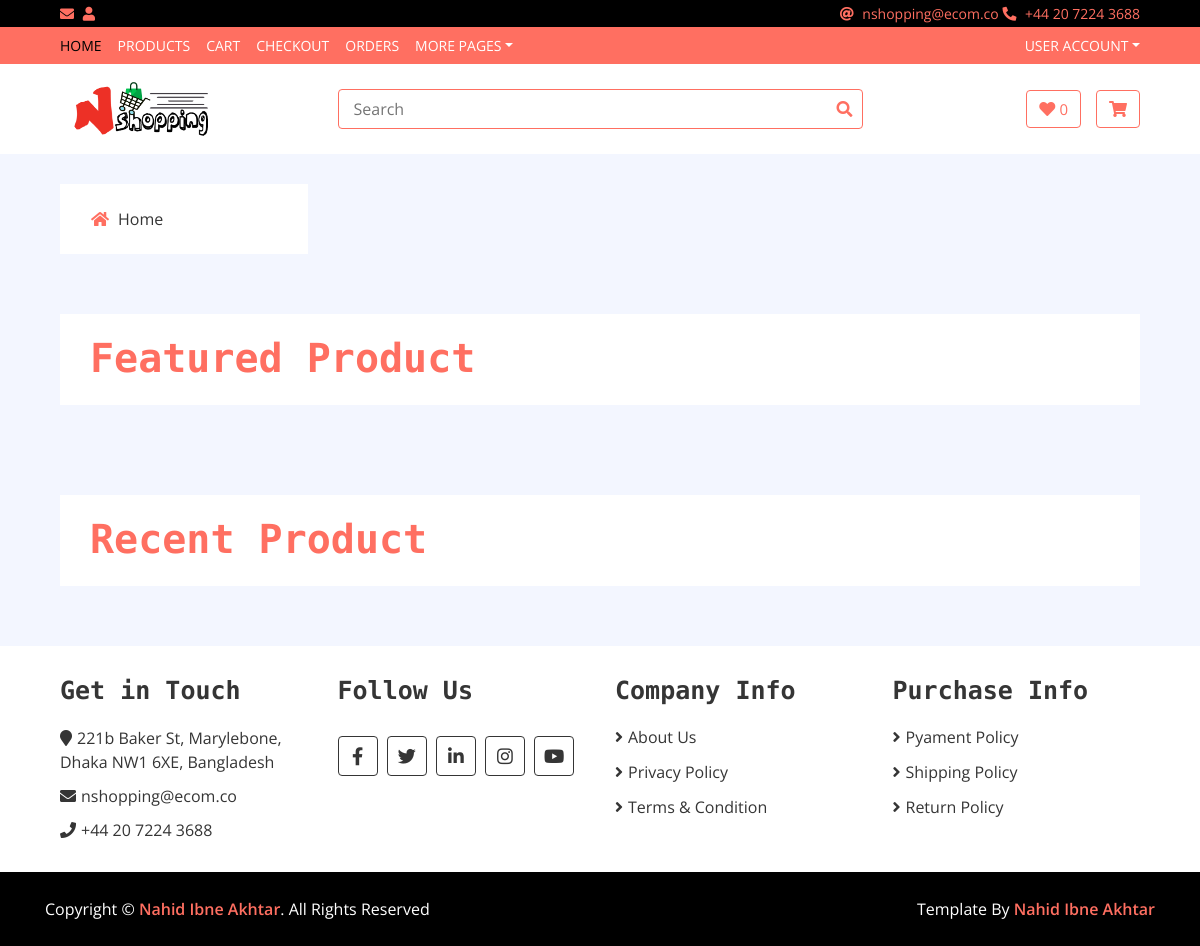
/s/, run on the app's committed database.
### companyinfo/models.py (models this page shows, shortened)
class companyContactInformation(models.Model):
    phone = models.CharField(max_length=20, default='0120000000000')
    email = models.EmailField(max_length=400)
    address = models.TextField(max_length=1000)

class sociallinks(models.Model):
    name = models.CharField(max_length=100)
    link = models.CharField(max_length=600)
    icon = models.CharField(max_length=50)

class copyright(models.Model):
    name = models.CharField(max_length=200)
    link = models.CharField(max_length=600, default='xyz')

### MStore/views/search.py (the view)
# urls.py: path('s/', search.Search.as_view() , name="search"),
class Search(View):
    def get(self, request):
        try:
            q = request.GET.get('q')
        except:
            q = None
        if q:
            products = ProductModel.objects.filter(name__icontains=q)
            context = {'query': q, 'products': products}
            template = 'results.html'
        else:
            template = 'index.html'
            context = {}
        return render(request, template, context)

### MStore/views/context_processor.py (called while the page is built)
def context_processor(request):
    social = sociallinks.objects.all()
    address =  companyContactInformation.objects.first()
    copyrght = copyright.objects.first()
    contextview = {
        'social': social,
        'address': address,
        'copyrght': copyrght,
    }
    return contextview

### marketing/models.py (called while the page is built)
    def active(self):
        return self.filter(active=True)

    def featured(self):
        return self.filter(featured=True)\
        .filter(start_date__lt = timezone.now())\
        .filter(end_date__gte = timezone.now())

    def get_queryset(self):
        return MarketingMessageQuerySet(self.model, using=self._db)

    def get_featured_item(self):
        try:
            return self.get_queryset().active().featured().order_by("start_date")[0]
        except:
            return None

### MStore/templates/index.html (shortened to what this page needs)
{% extends 'base.html' %}
{% load static %}
{% block content%}
<div class="header">
    <div class="container-fluid">
        <div class="row">
            <div class="col-md-3">
                <nav class="navbar bg-light">
                    <ul class="navbar-nav">
                        <li class="nav-item">
                            <a class="nav-link" href="/"><i class="fa fa-home"></i>Home</a>
                        </li>
                    </ul>
                </nav>
            </div>
        </div>
    </div>
</div>
        <div class="featured-product product">
            <div class="container-fluid">
                <div class="section-header">
                    <h1>Featured Product</h1>
                </div>
            </div>
        </div>
        <div class="featured-product product">
            <div class="container-fluid">
                <div class="section-header">
                    <h1>Recent Product</h1>
                </div>
            </div>
        </div>
{% endblock %}

### MStore/templates/base.html (shortened to what this page needs)
<!DOCTYPE html>
{% load static %}
<html lang="en">
<head>
    <link href="https://stackpath.bootstrapcdn.com/bootstrap/4.4.1/css/bootstrap.min.css" rel="stylesheet">
    <link href="https://cdnjs.cloudflare.com/ajax/libs/font-awesome/5.10.0/css/all.min.css" rel="stylesheet">
    <link href="{% static 'lib/slick/slick.css' %}" rel="stylesheet">
    <link href="{% static 'lib/slick/slick-theme.css' %}" rel="stylesheet">
    <link href="{% static 'css/style.css' %}" rel="stylesheet">
</head>
<body>
<div class="top-bar">
    <div class="container-fluid">
        <div class="row">
            <div class="col-sm-6">
                <i class="fa fa-envelope"></i>
                {% if request.session.fname %}
                Welcome {{ request.session.fname }}
                {% else %}
                <i class="fas fa-user"></i>
                {% endif %}
            </div>
            <div class="col-sm-6">
                {% if address %}
                <i class="fas fa-at"></i>
                {{ address.email }}
                <i class="fa fa-phone-alt"></i>
                {{ address.phone }}
                {% else %}
                <i class="fa fa-phone-alt"></i>
                +0999-999-999
                {% endif %}
            </div>
        </div>
    </div>
</div>
<div class="nav">
    <div class="container-fluid">
        <nav class="navbar navbar-expand-md bg-dark navbar-dark">
            <div class="collapse navbar-collapse justify-content-between" id="navbarCollapse">
                <div class="navbar-nav mr-auto">
                    <a href="/" class="nav-item nav-link active">Home</a>
                    <a href="/products" class="nav-item nav-link">Products</a>
                    <a href="/basket" class="nav-item nav-link">Cart</a>
                    <a href="/checkout" class="nav-item nav-link">Checkout</a>
                    <a href="/orders" class="nav-item nav-link">Orders</a>
                    <div class="nav-item dropdown">
                        <a href="#" class="nav-link dropdown-toggle" data-toggle="dropdown">More Pages</a>
                    </div>
                </div>
                <div class="navbar-nav ml-auto">
                    <div class="nav-item dropdown">
                        <a href="#" class="nav-link dropdown-toggle" data-toggle="dropdown">User Account</a>
                    </div>
                </div>
            </div>
        </nav>
    </div>
</div>
<div class="bottom-bar">
    <div class="container-fluid">
        <div class="row align-items-center">
            <div class="col-md-3">
                <div class="logo">
                    <a href="/">
                        <img src="{% static 'img/nshopping.png' %}" alt="Logo">
                    </a>
                </div>
            </div>
            <div class="col-md-6">
                <div class="search">
                    <form action="/s/">
                        <input type="text" placeholder="Search" aria-label="Search" name="q">
                        <button type="submit"><i class="fa fa-search"></i></button>
                    </form>
                </div>
            </div>
            <div class="col-md-3">
                <div class="user">
                    <a href="wishlist.html" class="btn wishlist">
                        <i class="fa fa-heart"></i>
                        <span>0</span>
                    </a>
                    <a href="/basket" class="btn cart">
                        <i class="fa fa-shopping-cart"></i>
                    </a>
                </div>
            </div>
        </div>
    </div>
</div>
{% block content%}
{% endblock%}
<div class="footer">
    <div class="container-fluid">
        <div class="row">
            <div class="col-lg-3 col-md-6">
                <div class="footer-widget">
                    <h2>Get in Touch</h2>
                    {% if address %}
                    <div class="contact-info">
                        <p><i class="fa fa-map-marker"></i>{{ address.address }}</p>
                        <p><i class="fa fa-envelope"></i>{{ address.email }}</p>
                        <p><i class="fa fa-phone"></i>{{ address.phone }}</p>
                    </div>
                    {% else %}
                    <div class="contact-info">
                        <p><i class="fa fa-map-marker"></i>123 E Store, Los Angeles, USA</p>
                        <p><i class="fa fa-envelope"></i>email@example.com</p>
                        <p><i class="fa fa-phone"></i>+123-456-7890</p>
                    </div>
                    {% endif %}
                </div>
            </div>
            <div class="col-lg-3 col-md-6">
                <div class="footer-widget">
                    <h2>Follow Us</h2>
                    <div class="contact-info">
                        {% if social %}
                        <div class="social">
                            {% for soc in social %}
                            <a href="{{ soc.link }}"><i class="fab {{ soc.icon }}"></i></a>
                            {% endfor %}
                        </div>
                        {% endif %}
                    </div>
                </div>
            </div>
            <div class="col-lg-3 col-md-6">
                <div class="footer-widget">
                    <h2>Company Info</h2>
                    <ul>
                        <li><a href="{% url 'aboutus' 'aboutus-tab' %}">About Us</a></li>
                        <li><a href="{% url 'aboutus' 'privacy-policy-tab' %}">Privacy Policy</a></li>
                        <li><a href="{% url 'aboutus' 'terms-conditions-tab' %}">Terms & Condition</a></li>
                    </ul>
                </div>
            </div>
            <div class="col-lg-3 col-md-6">
                <div class="footer-widget">
                    <h2>Purchase Info</h2>
                    <ul>
                        <li><a href="{% url 'aboutus' 'payment-policy-tab' %}">Pyament Policy</a></li>
                        <li><a href="{% url 'aboutus' 'shipping-policy-tab' %}">Shipping Policy</a></li>
                        <li><a href="{% url 'aboutus' 'return-policy-tab' %}">Return Policy</a></li>
                    </ul>
                </div>
            </div>
        </div>
        </div>
    </div>
<div class="footer-bottom">
    <div class="container">
        <div class="row">
            {% if copyrght %}
            <div class="col-md-6 copyright">
                <p>Copyright &copy; <a href="{{ copyrght.link }}">{{ copyrght.name }}</a>. All Rights Reserved</p>
            </div>
            {% endif %}
            {% if copyrght %}
            <div class="col-md-6 template-by">
                <p>Template By <a href="{{ copyrght.link }}">{{ copyrght.name }}</a></p>
            </div>
            {% endif %}
        </div>
    </div>
</div>
</body>
</html>

### static/css/style.css (style rules this page uses)
body { color: #353535; font-family: 'Open Sans', sans-serif; font-weight: 400; background: #f3f6ff; }
a { color: #FF6F61; }
h1 { font-family: 'Source Code Pro', monospace; font-weight: 900; }
h2 { font-family: 'Source Code Pro', monospace; font-weight: 700; }
@media (min-width: 992px) { .container-fluid { padding-right: 60px; padding-left: 60px; } }
.btn { color: #FF6F61; background: #ffffff; border: 1px solid #FF6F61; }
.top-bar { padding: 3px 0; font-size: 14px; color: #FF6F61; background: #000000; }
.top-bar i { margin-right: 5px; }
.top-bar .col-sm-6:first-child { text-align: left; }
.top-bar .col-sm-6:last-child { text-align: right; }
.nav { position: relative; }
@media (min-width: 992px) { .nav .container-fluid { padding-left: 52px; padding-right: 52px; } }
.nav .navbar { height: 100%; padding: 0; }
@media (min-width: 768px) { .nav, .nav .navbar { background: #FF6F61 !important; } }
@media (min-width: 768px) { .nav .navbar-dark a.nav-link { color: #ffffff; font-size: 14px; text-transform: uppercase; } }
@media (min-width: 768px) { .nav .navbar-dark a.nav-link:hover, .nav .navbar-dark a.nav-link.active { color: #000000; } }
.bottom-bar { padding: 15px 0; background: #ffffff; margin-bottom: 30px; }
.bottom-bar .logo { text-align: left; overflow: hidden; }
.bottom-bar .logo a img { max-height: 60px; }
.bottom-bar .search { width: 100%; }
.bottom-bar .search input[type=text] { width: 100%; height: 40px; padding: 0 15px; color: #666666; border: 1px solid #FF6F61; border-radius: 4px; }
.bottom-bar .search button { position: absolute; width: 40px; height: 38px; top: 1px; right: 16px; padding: 0 15px; border: none; background: none; color: #FF6F61; border-radius: 0 2px 2px 0; }
.bottom-bar .user { font-size: 0; text-align: right; }
.bottom-bar .user .wishlist { margin-right: 15px; }
.bottom-bar .user .cart i, .bottom-bar .user .wishlist i { color: #FF6F61; }
.bottom-bar .user .cart span, .bottom-bar .user .wishlist span { color: #FF6F61; font-size: 15px; }
@media (min-width: 768px) { .bottom-bar { max-height: 90px; } }
.header { position: relative; }
.header .col-md-3, .header .col-md-6 { margin-bottom: 30px; }
.header .navbar { padding: 0; height: 100%; max-height: 400px; overflow: hidden; background: #ffffff !important; }
.header .navbar-nav { width: 100%; padding: 15px 0; }
.header .navbar li { padding: 0 30px; border-bottom: 1px solid #f3f6ff; }
.header .navbar li:last-child { border-bottom: none; }
.header .navbar a { color: #353535; }
.header .navbar i { color: #FF6F61; width: 20px; text-align: center; margin-right: 8px; }
.featured-product { position: relative; padding: 30px 0; }
.product .section-header { margin-bottom: 30px; padding: 20px 30px 15px 30px; color: #FF6F61; background: #ffffff; }
.footer { position: relative; padding: 30px 0 0 0; background: #ffffff; }
.footer .footer-widget { position: relative; width: 100%; margin-bottom: 30px; }
.footer .footer-widget h2 { font-size: 25px; white-space: nowrap; margin-bottom: 20px; }
.footer .footer-widget ul { margin: 0; padding: 0; list-style: none; }
.footer .footer-widget ul li { margin-bottom: 12px; }
.footer .footer-widget ul li:last-child { margin-bottom: 0; }
.footer .footer-widget ul li a { color: #353535; white-space: nowrap; display: block; line-height: 23px; transition: all .3s; }
.footer .footer-widget ul li a::before { content: '\f105'; font-family: 'Font Awesome 5 Free'; font-weight: 900; padding-right: 5px; }
.footer .contact-info p { margin-bottom: 10px; font-size: 16px; }
.footer .contact-info p i { margin-right: 5px; }
.footer .social { position: relative; width: 100%; }
.footer .social a { display: inline-block; margin: 10px 5px 0 0; width: 40px; height: 40px; padding: 6px 0; text-align: center; font-size: 18px; color: #353535; border: 1px solid #353535; border-radius: 4px; transition: all .3s; }
.footer-bottom { position: relative; padding: 25px 0; background: #000000; }
.footer-bottom .copyright { text-align: left; }
.footer-bottom .template-by { text-align: right; }
.footer-bottom .copyright p, .footer-bottom .template-by p { color: #ffffff; font-weight: 400; margin: 0; }
.footer-bottom .copyright p a, .footer-bottom .template-by p a { font-weight: 600; }

### data on the page
companyContactInformation: email "nshopping@ecom.co", phone "+44 20 7224 3688", address "221b Baker St, Marylebone, Dhaka NW1 6XE, Bangladesh"
copyright: name "Nahid Ibne Akhtar"
